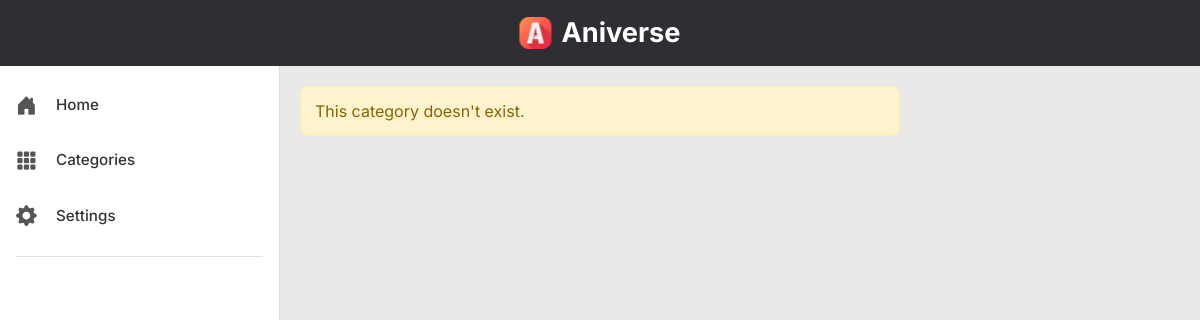
/home/category/sports/, run on an earlier commit of the app's database.
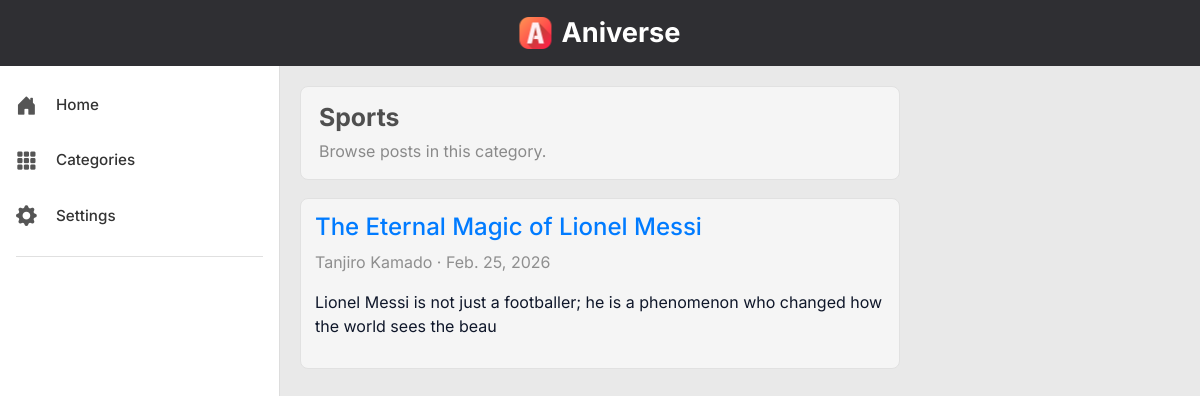
And on a later commit of the database.
### Ani_blog/models.py (models this page shows, shortened)
class Post(models.Model):
    title=models.CharField(max_length=255)
    header_image= models.ImageField(null=True, blank=True, upload_to="images/profile")
    title_tag=models.CharField(max_length=255)
    author=models.ForeignKey(User, on_delete=models.CASCADE)
    body=RichTextField(blank=True, null=True)
    post_date=models.DateField(auto_now_add=True)
    category=models.CharField(max_length=255, default='uncategorized')
    likes = models.ManyToManyField(User, related_name='blog_posts')
    snippet=models.CharField(max_length=255)

### Ani_blog/views.py (the view)
# urls.py: path('category/<str:cats>/',CategoryView, name='category' ),
def CategoryView(request, cats):
    category_posts = Post.objects.filter(category=cats.replace('-', ' '))
    return render(request, 'categories.html', {'cats': cats.title().replace('-', ' '), 'category_posts':category_posts})

### members/context_processors.py (called while the page is built, shortened)
def chat_sidebar_context(request):
    if not request.user.is_authenticated:
        return {
            'chat_friends': [],
            'active_chat_user': None,
        }

### Ani_blog/templates/categories.html (shortened to what this page needs)
{% extends 'base.html' %}
{% block content %}
<section class="page-shell">
{% if category_posts %}
    <header class="page-header">
        <h1 class="page-title">{{cats}}</h1>
        <p class="page-subtitle">Browse posts in this category.</p>
    </header>
    <ul class="list-clean">
    {% for post in category_posts %}
        <li class="list-item-card">
            <h4><a href="{% url 'post_details' post.pk %}">{{post.title}}</a></h4>
            <p class="muted-note">
                {{ post.author.first_name }} {{ post.author.last_name }} · {{ post.post_date }}
            </p>
            <p>{{post.body|slice:":100"|safe }}</p>
        </li>
    {% endfor %}
    </ul>
{% else %}
    <p class="forbidden-note">This category doesn't exist.</p>
{% endif %}
</section>
{% endblock %}

What changed in the data, as far as the page shows it:
added Post: category "Sports", title "The Eternal Magic of Lionel Messi", author.first_name "Tanjiro", author.last_name "Kamado", post_date "Feb. 25, 2026", body "Lionel Messi is not just a footballer; he is a phenomenon who changed how the world sees the beau"
Also different on the page:
text no longer shown: "This category doesn't exist."
text now shown: "Browse posts in this category."
